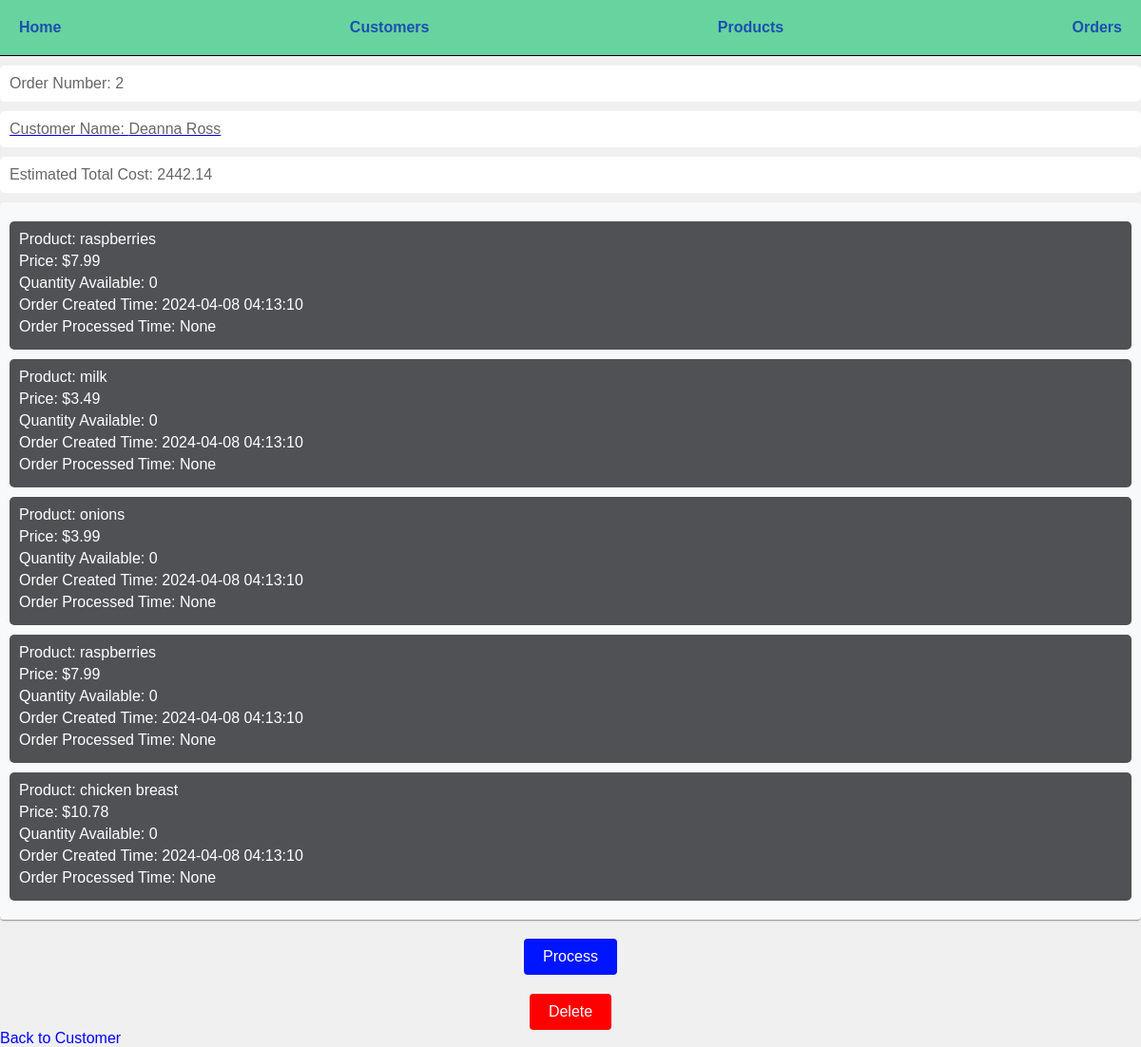
/orders/2, run on an earlier commit of the app's database.
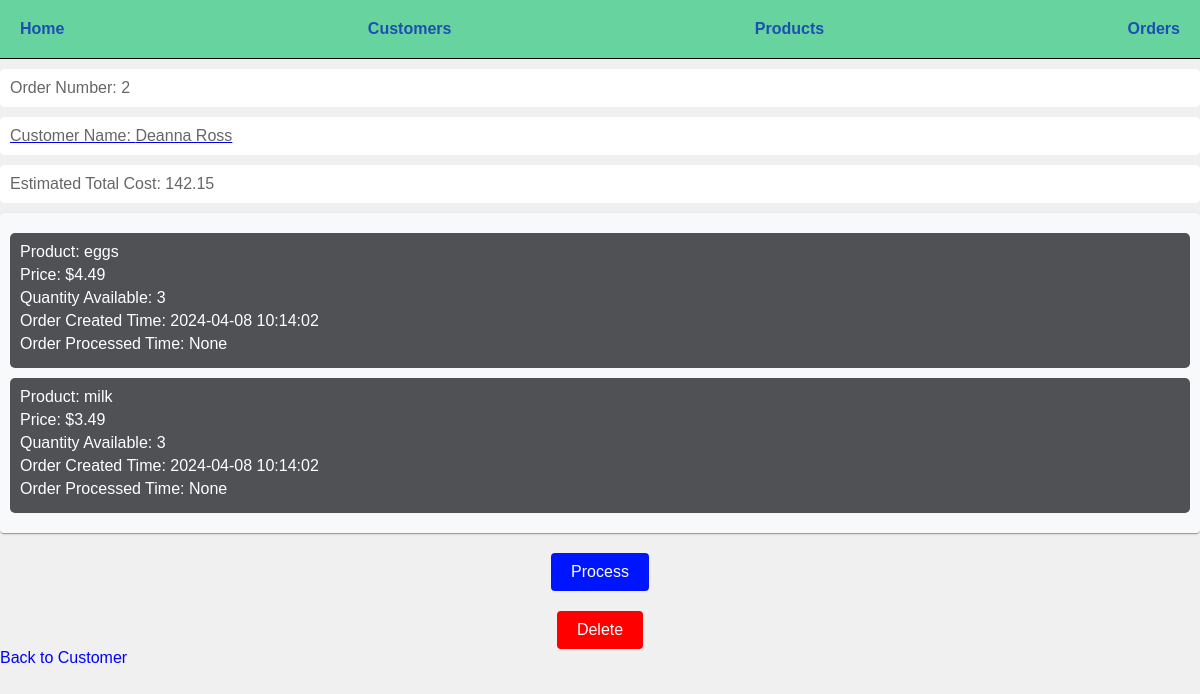
And on a later commit of the database.
### models.py (models this page shows, shortened)
class Product(db.Model):
    id = mapped_column(Integer, primary_key=True)
    name = mapped_column(String(200), nullable=False, unique=True)
    price = mapped_column(Numeric(10,2), nullable=False)
    available = mapped_column(Integer, nullable=False, default=4) #number of products available
    orders = relationship("ProductOrder")

class ProductOrder(db.Model):
    id = mapped_column(Integer, nullable=False, primary_key=True)
    order_id = mapped_column(Integer, ForeignKey(Order.id), nullable=False)
    order = relationship("Order", back_populates="items")
    product_id = mapped_column(Integer, ForeignKey(Product.id), nullable=False)
    product = relationship("Product", back_populates="orders")
    quantity = mapped_column(Integer, nullable=False, default=0) #number of orders for this product

class Order(db.Model):
    id = mapped_column(Integer, nullable=False, primary_key=True)
    customer_id = mapped_column(Integer, ForeignKey(Customer.id), nullable=False)
    customer = relationship("Customer", back_populates="orders")#looks up related enttiy without having to do joins (adds customer_id to the Order table)
    total = mapped_column(Numeric(10,2), nullable=True) #nullable until order is processed by the store
    items = relationship("ProductOrder", back_populates="order", cascade='all, delete-orphan')
    created = mapped_column(DateTime, nullable=False, default=func.now())
    processed = mapped_column(DateTime, nullable=True, default=None)
    def calculate_total(self):
        return round(sum([item.product.price * item.quantity for item in self.items]), 2)

### routes/html.py (the view)
@html_bp.route("/orders/<int:order_id>", methods=["GET"])
def order_detail(order_id):
    order = db.get_or_404(Order, order_id) #does the same thing as line above, but also returns the 404 error if not found
    return render_template("order_detail.html", order=order)

### templates/order_detail.html
{% extends "base.html" %}
{% block content %}
        <p>Order Number: {{ order.id }}</p>
        <a href="/customers/{{ order.customer_id }}"><p>Customer Name: {{ order.customer.name }}</p></a>
        {% if not order.processed %}
            <p>Estimated Total Cost: {{ order.calculate_total() }}</p>
        {% else %}
            <p>Total Cost: {{ order.total }}</p>
        {% endif %}
    <div>
    {% set classname = "pending" %}
    {% if order.processed %}
        {% set classname = "processed" %}
    {% endif %}
        {% for item in order.items %}
        <p class = "{{ classname }}">
            <span>Product: {{ item.product.name }}</span>
            <span>Price: ${{ item.product.price }}</span>
            <span>Quantity Available: {{ item.product.available }}</span>
            <span>Order Created Time: {{ order.created }}</span>
            <span>Order Processed Time: {{ order.processed }}</span>
        </p>
        {% endfor %}
    </div>
    <form  action="{{ url_for('html.order_process', order_id=order.id) }}" method="post">
        {% if order.processed %}
            <button class = "process_button" type="submit" value="Process Order" disabled>Process (Disabled)</button>
        {% else %}
            <button class = "process_button" type="submit" value="Process Order">Process</button>
        {% endif %}
    </form>
    <form  action="{{ url_for('html.order_delete', order_id=order.id) }}" method="post">
        {% if order.processed %}
            <button class = "delete_button" type="submit" value="Delete Order" disabled>Delete (Disabled)</button>
        {% else %}
            <button class = "delete_button" type="submit" value="Delete Order">Delete</button>
        {% endif %}
    </form>
    <a href="/customers/{{ order.customer_id }}" class="return_link">Back to Customer</a>
   {% endblock %}

What changed in the data, as far as the page shows it:
no longer on this page (row edited): Product: calculate_total "2442.14"
no longer on this page (row edited): ProductOrder: product.name "onions", product.price "3.99", product.available "0", {{ order.created }} "2024-04-08 04:13:10", {{ order.processed }} "None"
no longer on this page (row edited): ProductOrder: product.name "raspberries", product.price "7.99", product.available "0", {{ order.created }} "2024-04-08 04:13:10", {{ order.processed }} "None"
no longer on this page (row edited): ProductOrder: product.name "chicken breast", product.price "10.78", product.available "0", {{ order.created }} "2024-04-08 04:13:10", {{ order.processed }} "None"
changed Order "None": created "2024-04-08 04:13:10" → "2024-04-08 10:14:02"
now on this page (row edited): Product: calculate_total "142.15"
changed ProductOrder: product.name "raspberries" → "eggs"; product.price "7.99" → "4.49"; product.available "0" → "3"
changed ProductOrder "milk": product.available "0" → "3"
